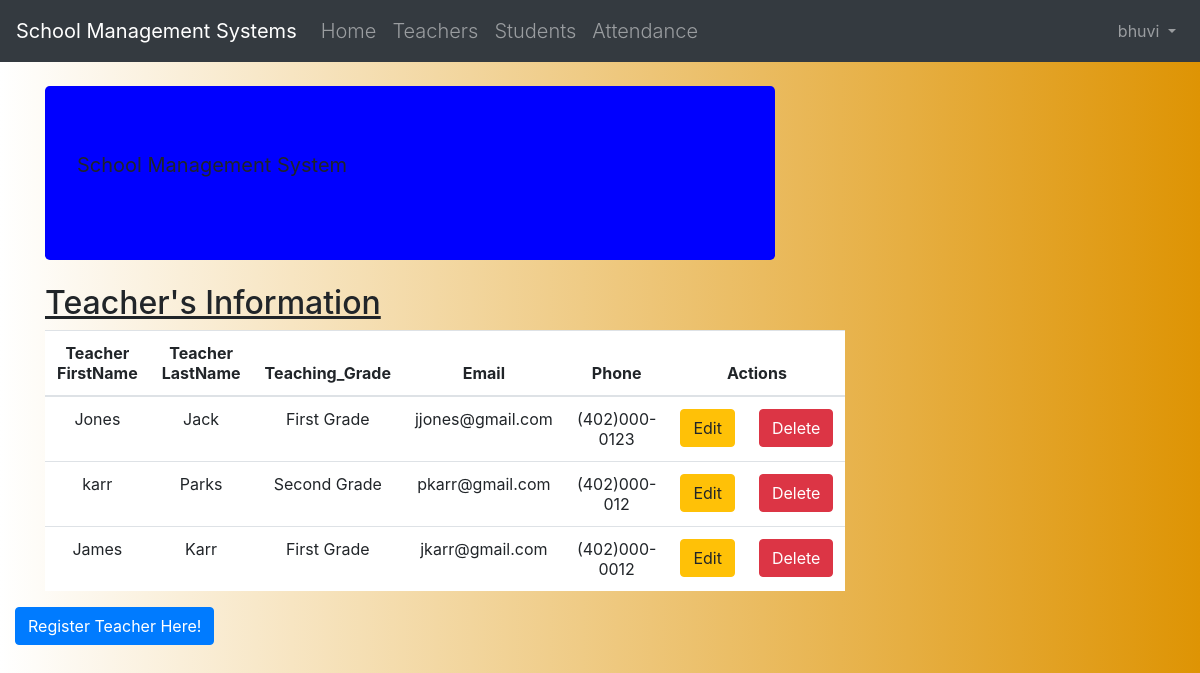
Page /teacher_list/ (signed in) on the earlier database version.
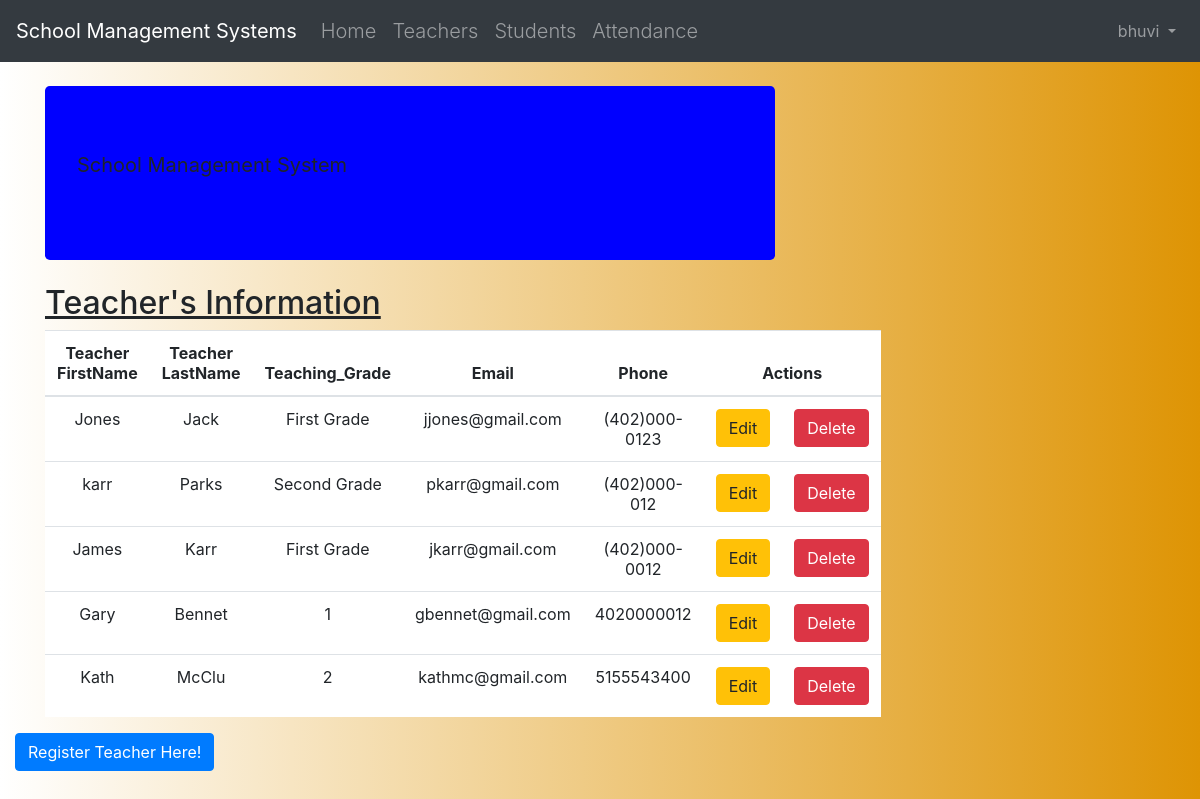
Same page on the later database version.
### Schools/models.py (models this page shows, shortened)
class Teacher(models.Model):
    teacher_ID = models.IntegerField(primary_key=True, max_length=10, blank=False, null=False, default=' ')
    teacher_lastname = models.CharField(max_length=50, blank=False, null=True, default='')
    teacher_firstname = models.CharField(max_length=50, blank=False, null=True, default='')
    teaching_grade = models.CharField(max_length=50, blank=False, null=True, default='')
    teacher_street_address = models.CharField(max_length=100, blank=False, null=True, default='')
    teacher_city = models.CharField(max_length=50, blank=False, null=True, default='')
    teacher_state = models.CharField(max_length=50, blank=False, null=True, default='')
    teacher_zip = models.CharField(max_length=50, blank=True, null=True, default='00000')
    teacher_email = models.EmailField(max_length=100, default=' ')
    teacher_phone = models.CharField(max_length=50, default='(402)000-0000')

### Schools/views.py (the view)
# urls.py: path('teacher_list/', views.teacher_list, name='teacher_list'),
@login_required
def teacher_list(request):
    teachers = Teacher.objects.all()
    return render(request, "Schools/teacher_list.html", {'teachers': teachers})

### Schools/templates/Schools/teacher_list.html (shortened to what this page needs)
{% extends 'Schools/base.html' %}
{% block content %}
<html lang="en">
    <body>
  <header class="jumbotron my-4 table-responsive" style="background: blue">
      <p class="lead text-nowrap"><b>School Management System</b></p>
         </header>
    <div class="row"> <br>
        <h2 style="padding-left: 15Px"><u>Teacher's Information</u></h2>
    </div>
    <div>
        <table class="table table-hover table-responsive-lg text-center">
            <thead>
            <tr bgcolor="white">
                <th>Teacher FirstName</th>
                <th>Teacher LastName</th>
                <th>Teaching_Grade</th>
                <th>Email</th>
                <th>Phone</th>
                <th colspan="3">Actions</th>
            </tr>
            </thead>
            <tbody>
            {% for teacher in teachers %}
                <tr bgcolor="white">
                    <td>{{ teacher.teacher_firstname }}</td>
                    <td>{{ teacher.teacher_lastname}}</td>
                    <td>{{ teacher.teaching_grade }}</td>
                    <td>{{ teacher.teacher_email }}</td>
                    <td>{{ teacher.teacher_phone}}</td>
                    <td><a href="{% url 'Schools:teacher_edit' pk=teacher.pk %}"
                           class="btn btn-warning">Edit</a></td>
                    <td><a href="{% url 'Schools:teacher_delete' pk=teacher.pk %}"
                    onclick="return confirm('Are you sure you want to delete?')"
                    class="btn btn-danger">Delete</a>
                    </td>
                </tr>
            {% endfor %}
            </tbody>
        </table>
    </div>
     <div class="row">
            <a href="{% url 'Schools:teacher_create' %}" class="row"><span
                    class="btn btn-primary">Register Teacher Here!</span></a>
     </div>
    </body>
    </html>
{% endblock %}

Differences in the rows shown:
added Teacher: teacher_firstname "Gary", teacher_lastname "Bennet", teaching_grade "1", teacher_email "gbennet@gmail.com", teacher_phone "4020000012"
added Teacher: teacher_firstname "Kath", teacher_lastname "McClu", teaching_grade "2", teacher_email "kathmc@gmail.com", teacher_phone "5155543400"
